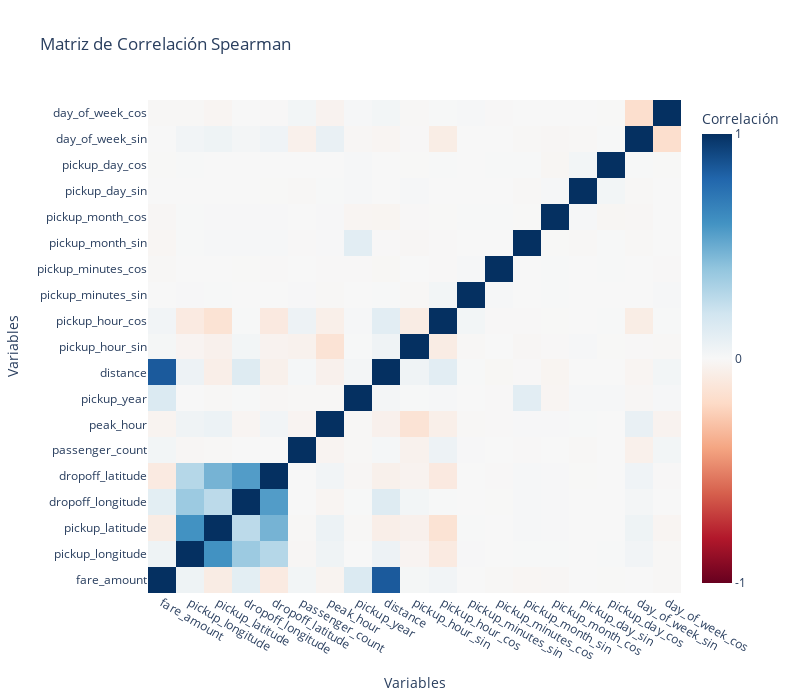

Notebook cell for this chart:
### Markdown cell above
### Quick EDA

### Code cell
import plotly.express as px
import plotly.graph_objects as go

# Se genera la matriz de correlación usando Spearman
correlation_matrix = df.corr(method='spearman')

# Crea el gráfico de correlación utilizando plotly.graph_objects
fig = go.Figure(data=go.Heatmap(
    z=correlation_matrix.values,
    x=correlation_matrix.columns,
    y=correlation_matrix.columns,
    colorscale='RdBu',
    zmin=-1, zmax=1,
    colorbar=dict(title='Correlación', tickvals=[-1, 0, 1], ticktext=['-1', '0', '1']),
))

# Ajustar título y mostrar el gráfico
fig.update_layout(
    title='Matriz de Correlación Spearman',
    xaxis_title='Variables',
    yaxis_title='Variables',
    xaxis=dict(showgrid=False),
    yaxis=dict(showgrid=False),
    width=800, height=700
)

fig.show()

### Figure 1 — Plotly figure (JSON) as saved in the notebook; plotly's stock layout.template omitted (floating-point values rounded to 4 significant figures; data arrays with more than 128 entries replaced by an {"elided": "..."} marker saying what was removed)
{"data": [{"colorbar": {"ticktext": ["-1", "0", "1"], "tickvals": [-1, 0, 1], "title": {"text": "Correlación"}}, "colorscale": [[0, "rgb(103,0,31)"], [0.1, "rgb(178,24,43)"], [0.2, "rgb(214,96,77)"], [0.3, "rgb(244,165,130)"], [0.4, "rgb(253,219,199)"], [0.5, "rgb(247,247,247)"], [0.6, "rgb(209,229,240)"], [0.7, "rgb(146,197,222)"], [0.8, "rgb(67,147,195)"], [0.9, "rgb(33,102,172)"], [1, "rgb(5,48,97)"]], "type": "heatmap", "x": ["fare_amount", "pickup_longitude", "pickup_latitude", "dropoff_longitude", "dropoff_latitude", "passenger_count", "peak_hour", "pickup_year", "distance", "pickup_hour_sin", "pickup_hour_cos", "pickup_minutes_sin", "pickup_minutes_cos", "pickup_month_sin", "pickup_month_cos", "pickup_day_sin", "pickup_day_cos", "day_of_week_sin", "day_of_week_cos"], "y": ["fare_amount", "pickup_longitude", "pickup_latitude", "dropoff_longitude", "dropoff_latitude", "passenger_count", "peak_hour", "pickup_year", "distance", "pickup_hour_sin", "pickup_hour_cos", "pickup_minutes_sin", "pickup_minutes_cos", "pickup_month_sin", "pickup_month_cos", "pickup_day_sin", "pickup_day_cos", "day_of_week_sin", "day_of_week_cos"], "z": {"elided": "19x19 float values"}, "zmax": 1, "zmin": -1}], "layout": {"height": 700, "title": {"text": "Matriz de Correlación Spearman"}, "width": 800, "xaxis": {"showgrid": false, "title": {"text": "Variables"}}, "yaxis": {"showgrid": false, "title": {"text": "Variables"}}}}
